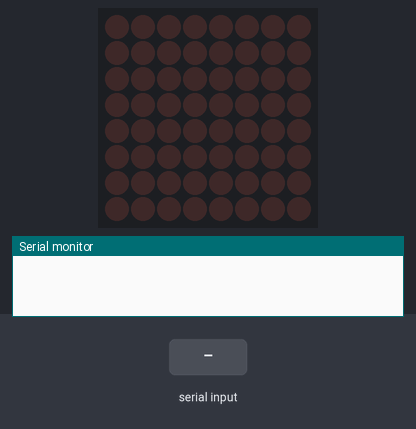
The sketch below on a simulated Arduino Uno, built with avr-gcc and run on an emulated ATmega328P. Parts: 8×8 LED matrix, the last lines printed to the serial monitor. The inputs (shaded band) are chosen by the test bench.

Above: at 1.2 s.
1.3 s: "0" received over Serial
At 2.4 s:
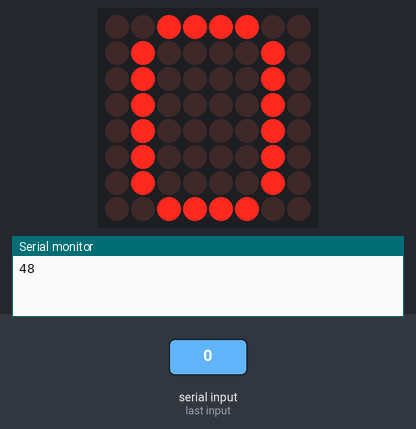
2.8 s: "1" received over Serial
At 3.6 s:
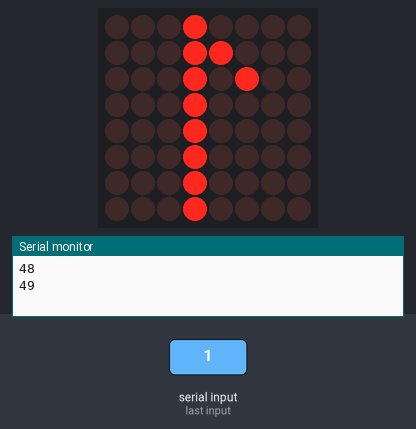
4.3 s: "2" received over Serial
At 4.7 s:
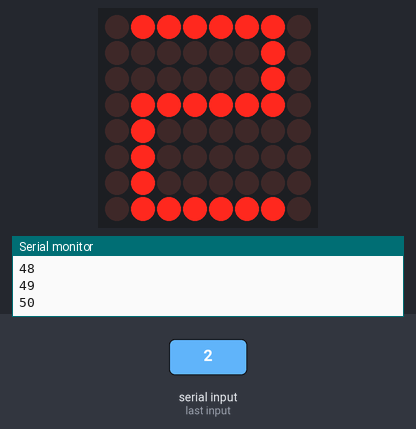
5.8 s: "q" received over Serial
At 7.0 s:
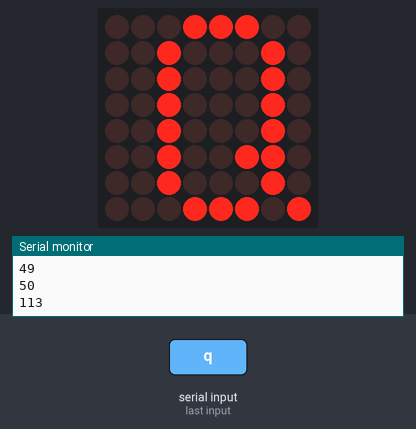
7.3 s: "w" received over Serial
At 8.2 s:
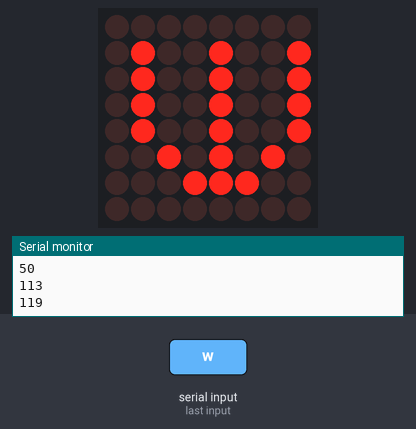
8.8 s: "e" received over Serial
At 9.3 s:
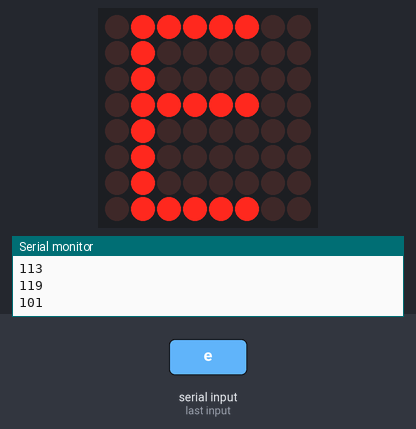
Timing chart, 0 to 11.3 s (numbered marks = the images above; inputs shaded):
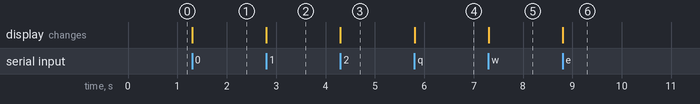

The sketch:

led_matrix.ino
```cpp
//We always have to include the library
#include <LedControl.h>

/*
Now we need a LedControl to work with.
***** These pin numbers will probably not work with your hardware *****
pin 12 is connected to the DataIn
pin 11 is connected to the CLK
pin 10 is connected to LOAD(CS)
We have only a single MAX72XX.
*/
LedControl lc = LedControl(12, 11, 10, 1);

/* we always wait a bit between updates of the display */
unsigned long delaytime = 1000;

/* font library */
byte font[38][8]={
{0x3C,0x42,0x42,0x42,0x42,0x42,0x42,0x3C},// 0: 0
{0x10,0x18,0x14,0x10,0x10,0x10,0x10,0x10},// 1: 1
{0x7E,0x2,0x2,0x7E,0x40,0x40,0x40,0x7E},// 2: 2
{0x3E,0x2,0x2,0x3E,0x2,0x2,0x3E,0x0},// 3: 3
{0x8,0x18,0x28,0x48,0xFE,0x8,0x8,0x8},// 4: 4
{0x3C,0x20,0x20,0x3C,0x4,0x4,0x3C,0x0},// 5: 5
{0x3C,0x20,0x20,0x3C,0x24,0x24,0x3C,0x0},// 6: 6
{0x3E,0x22,0x4,0x8,0x8,0x8,0x8,0x8},// 7: 7
{0x0,0x3E,0x22,0x22,0x3E,0x22,0x22,0x3E},// 8: 8
{0x3E,0x22,0x22,0x3E,0x2,0x2,0x2,0x3E},// 9: 9
{0x8,0x14,0x22,0x3E,0x22,0x22,0x22,0x22},// 10: A
{0x3C,0x22,0x22,0x3E,0x22,0x22,0x3C,0x0},// 11: B
{0x3C,0x40,0x40,0x40,0x40,0x40,0x3C,0x0},// 12: C
{0x7C,0x42,0x42,0x42,0x42,0x42,0x7C,0x0},// 13: D
{0x7C,0x40,0x40,0x7C,0x40,0x40,0x40,0x7C},// 14: E
{0x7C,0x40,0x40,0x7C,0x40,0x40,0x40,0x40},// 15: F
{0x3C,0x40,0x40,0x40,0x40,0x44,0x44,0x3C},// 16: G
{0x44,0x44,0x44,0x7C,0x44,0x44,0x44,0x44},// 17: H
{0x7C,0x10,0x10,0x10,0x10,0x10,0x10,0x7C},// 18: I
{0x3C,0x8,0x8,0x8,0x8,0x8,0x48,0x30},// 19: J
{0x0,0x24,0x28,0x30,0x20,0x30,0x28,0x24},// 20: K
{0x40,0x40,0x40,0x40,0x40,0x40,0x40,0x7C},// 21: L
{0x81,0xC3,0xA5,0x99,0x81,0x81,0x81,0x81},// 22: M
{0x0,0x42,0x62,0x52,0x4A,0x46,0x42,0x0},// 23: N
{0x3C,0x42,0x42,0x42,0x42,0x42,0x42,0x3C},// 24: O
{0x3C,0x22,0x22,0x22,0x3C,0x20,0x20,0x20},// 25: P
{0x1C,0x22,0x22,0x22,0x22,0x26,0x22,0x1D},// 26: Q
{0x3C,0x22,0x22,0x22,0x3C,0x24,0x22,0x21},// 27: R
{0x0,0x1E,0x20,0x20,0x3E,0x2,0x2,0x3C},// 28: S
{0x0,0x3E,0x8,0x8,0x8,0x8,0x8,0x8},// 29: T
{0x42,0x42,0x42,0x42,0x42,0x42,0x22,0x1C},// 30: U
{0x42,0x42,0x42,0x42,0x42,0x42,0x24,0x18},// 31: V
{0x0,0x49,0x49,0x49,0x49,0x2A,0x1C,0x0},// 32: W
{0x0,0x41,0x22,0x14,0x8,0x14,0x22,0x41},// 33: X
{0x41,0x22,0x14,0x8,0x8,0x8,0x8,0x8},// 34: Y
{0x0,0x7F,0x2,0x4,0x8,0x10,0x20,0x7F},// 35: Z
{0x8,0x7F,0x49,0x49,0x7F,0x8,0x8,0x8},// 36: 中
{0xFE,0xBA,0x92,0xBA,0x92,0x9A,0xBA,0xFE},// 37: 国
};

int val;

void setup() {
  /*
   The MAX72XX is in power-saving mode on startup,
   we have to do a wakeup call
   */
  lc.shutdown(0, false);
  /* Set the brightness to a medium values */
  lc.setIntensity(0, 8);
  /* and clear the display */
  lc.clearDisplay(0);

  Serial.begin(9600);
}

/*
This method will display the characters for the
word "Arduino" one after the other on the matrix.
(you need at least 5x7 leds to see the whole chars)
*/
void writeArduinoOnMatrix() {
  /* here is the data for the characters */
  byte a[5] = { B01111110, B10001000, B10001000, B10001000, B01111110 };
  byte r[5] = { B00010000, B00100000, B00100000, B00010000, B00111110 };
  byte d[5] = { B11111110, B00010010, B00100010, B00100010, B00011100 };
  byte u[5] = { B00111110, B00000100, B00000010, B00000010, B00111100 };
  byte i[5] = { B00000000, B00000010, B10111110, B00100010, B00000000 };
  byte n[5] = { B00011110, B00100000, B00100000, B00010000, B00111110 };
  byte o[5] = { B00011100, B00100010, B00100010, B00100010, B00011100 };
  byte img_1[8] = { B11111111, B10000001, B10000001, B10000001, B10000001, B10000001, B10000001, B11111111 };
  byte img_2[8] = { B00000000, B01111110, B01000010, B01000010, B01000010, B01000010, B01111110, B00000000 };
  byte img_3[8] = { B00000000, B00000000, B00111100, B00100100, B00100100, B00111100, B00000000, B00000000 };
  byte img_4[8] = { B00000000, B00000000, B00000000, B00011000, B00011000, B00000000, B00000000, B00000000 };

  /* now display them one by one with a small delay */
  lc.setRow(0, 0, a[0]);
  lc.setRow(0, 1, a[1]);
  lc.setRow(0, 2, a[2]);
  lc.setRow(0, 3, a[3]);
  lc.setRow(0, 4, a[4]);
  delay(delaytime);

  lc.setRow(0,0,r[0]);
  lc.setRow(0,1,r[1]);
  lc.setRow(0,2,r[2]);
  lc.setRow(0,3,r[3]);
  lc.setRow(0,4,r[4]);
  delay(delaytime);

  lc.setRow(0,0,d[0]);
  lc.setRow(0,1,d[1]);
  lc.setRow(0,2,d[2]);
  lc.setRow(0,3,d[3]);
  lc.setRow(0,4,d[4]);
  delay(delaytime);

  lc.setRow(0,0,u[0]);
  lc.setRow(0,1,u[1]);
  lc.setRow(0,2,u[2]);
  lc.setRow(0,3,u[3]);
  lc.setRow(0,4,u[4]);
  delay(delaytime);

  lc.setRow(0,0,i[0]);
  lc.setRow(0,1,i[1]);
  lc.setRow(0,2,i[2]);
  lc.setRow(0,3,i[3]);
  lc.setRow(0,4,i[4]);
  delay(delaytime);

  lc.setRow(0,0,n[0]);
  lc.setRow(0,1,n[1]);
  lc.setRow(0,2,n[2]);
  lc.setRow(0,3,n[3]);
  lc.setRow(0,4,n[4]);
  delay(delaytime);

  lc.setRow(0,0,o[0]);
  lc.setRow(0,1,o[1]);
  lc.setRow(0,2,o[2]);
  lc.setRow(0,3,o[3]);
  lc.setRow(0,4,o[4]);
  delay(delaytime);

  lc.setRow(0, 0, img_1[0]);
  lc.setRow(0, 1, img_1[1]);
  lc.setRow(0, 2, img_1[2]);
  lc.setRow(0, 3, img_1[3]);
  lc.setRow(0, 4, img_1[4]);
  lc.setRow(0, 5, img_1[5]);
  lc.setRow(0, 6, img_1[6]);
  lc.setRow(0, 7, img_1[7]);
  delay(delaytime);

  lc.setRow(0, 0, img_2[0]);
  lc.setRow(0, 1, img_2[1]);
  lc.setRow(0, 2, img_2[2]);
  lc.setRow(0, 3, img_2[3]);
  lc.setRow(0, 4, img_2[4]);
  lc.setRow(0, 5, img_2[5]);
  lc.setRow(0, 6, img_2[6]);
  lc.setRow(0, 7, img_2[7]);
  delay(delaytime);

  lc.setRow(0, 0, img_3[0]);
  lc.setRow(0, 1, img_3[1]);
  lc.setRow(0, 2, img_3[2]);
  lc.setRow(0, 3, img_3[3]);
  lc.setRow(0, 4, img_3[4]);
  lc.setRow(0, 5, img_3[5]);
  lc.setRow(0, 6, img_3[6]);
  lc.setRow(0, 7, img_3[7]);
  delay(delaytime);

  lc.setRow(0, 0, img_4[0]);
  lc.setRow(0, 1, img_4[1]);
  lc.setRow(0, 2, img_4[2]);
  lc.setRow(0, 3, img_4[3]);
  lc.setRow(0, 4, img_4[4]);
  lc.setRow(0, 5, img_4[5]);
  lc.setRow(0, 6, img_4[6]);
  lc.setRow(0, 7, img_4[7]);
  delay(delaytime);


  lc.setRow(0,0,0);
  lc.setRow(0,1,0);
  lc.setRow(0,2,0);
  lc.setRow(0,3,0);
  lc.setRow(0,4,0);
  lc.setRow(0, 5, 0);
  lc.setRow(0, 6, 0);
  lc.setRow(0, 7, 0);
  delay(delaytime);
}

/*
  This function lights up a some Leds in a row.
The pattern will be repeated on every row.
The pattern will blink along with the row-number.
row number 4 (index==3) will blink 4 times etc.
*/
void rows() {
  for(int row=0;row<8;row++) {
    delay(delaytime);
    lc.setRow(0,row,B10100000);
    delay(delaytime);
    lc.setRow(0,row,(byte)0);
    for(int i=0;i<row;i++) {
      delay(delaytime);
      lc.setRow(0,row,B10100000);
      delay(delaytime);
      lc.setRow(0,row,(byte)0);
    }
  }
}

/*
  This function lights up a some Leds in a column.
The pattern will be repeated on every column.
The pattern will blink along with the column-number.
column number 4 (index==3) will blink 4 times etc.
*/
void columns() {
  for(int col=0;col<8;col++) {
    delay(delaytime);
    lc.setColumn(0,col,B10100000);
    delay(delaytime);
    lc.setColumn(0,col,(byte)0);
    for(int i=0;i<col;i++) {
      delay(delaytime);
      lc.setColumn(0,col,B10100000);
      delay(delaytime);
      lc.setColumn(0,col,(byte)0);
    }
  }
}

/*
This function will light up every Led on the matrix.
The led will blink along with the row-number.
row number 4 (index==3) will blink 4 times etc.
*/
void single() {
  for(int row=0;row<8;row++) {
    for(int col=0;col<8;col++) {
      delay(delaytime);
      lc.setLed(0,row,col,true);
      delay(delaytime);
      for(int i=0;i<col;i++) {
        lc.setLed(0,row,col,false);
        delay(delaytime);
        lc.setLed(0,row,col,true);
        delay(delaytime);
      }
    }
  }
}

void show_font(){
  for(int i = 0; i < 38; i++){
    for(int j = 0; j < 8; j++){
      lc.setRow(0, j, font[i][j]);
    }
    delay(delaytime);
  }
}

void loop() {
//  show_font();
//  writeArduinoOnMatrix();
//  rows();
//  columns();
//  single();

  val = Serial.read();
  if(val != -1){
    Serial.println(val);
  }

  if(val == '0'){
    for(int j = 0; j < 8; j++){
      lc.setRow(0, j, font[0][j]);
    }
  }

  if(val == '1'){
    for(int j = 0; j < 8; j++){
      lc.setRow(0, j, font[1][j]);
    }
  }

  if(val == '2'){
    for(int j = 0; j < 8; j++){
      lc.setRow(0, j, font[2][j]);
    }
  }

  if(val == 'q'){
    for(int j = 0; j < 8; j++){
      lc.setRow(0, j, font[26][j]);
    }
  }

  if(val == 'w'){
    for(int j = 0; j < 8; j++){
      lc.setRow(0, j, font[32][j]);
    }
  }

  if(val == 'e'){
    for(int j = 0; j < 8; j++){
      lc.setRow(0, j, font[14][j]);
    }
  }

  if(val == 'a'){
    for(int j = 0; j < 8; j++){
      lc.setRow(0, j, font[10][j]);
    }
  }

  if(val == 's'){
    for(int j = 0; j < 8; j++){
      lc.setRow(0, j, font[28][j]);
    }
  }

  if(val == 'd'){
    for(int j = 0; j < 8; j++){
      lc.setRow(0, j, font[13][j]);
    }
  }


}
```

Measured:
- after the input at 1.3 s, the display: changes at once (image 1)
- after the input at 2.8 s, the display: changes at once (image 2)
- after the input at 4.3 s, the display: changes at once (image 3)
- after the input at 5.8 s, the display: changes at once (image 4)
- after the input at 7.3 s, the display: changes at once (image 5)
- after the input at 8.8 s, the display: changes at once (image 6)
